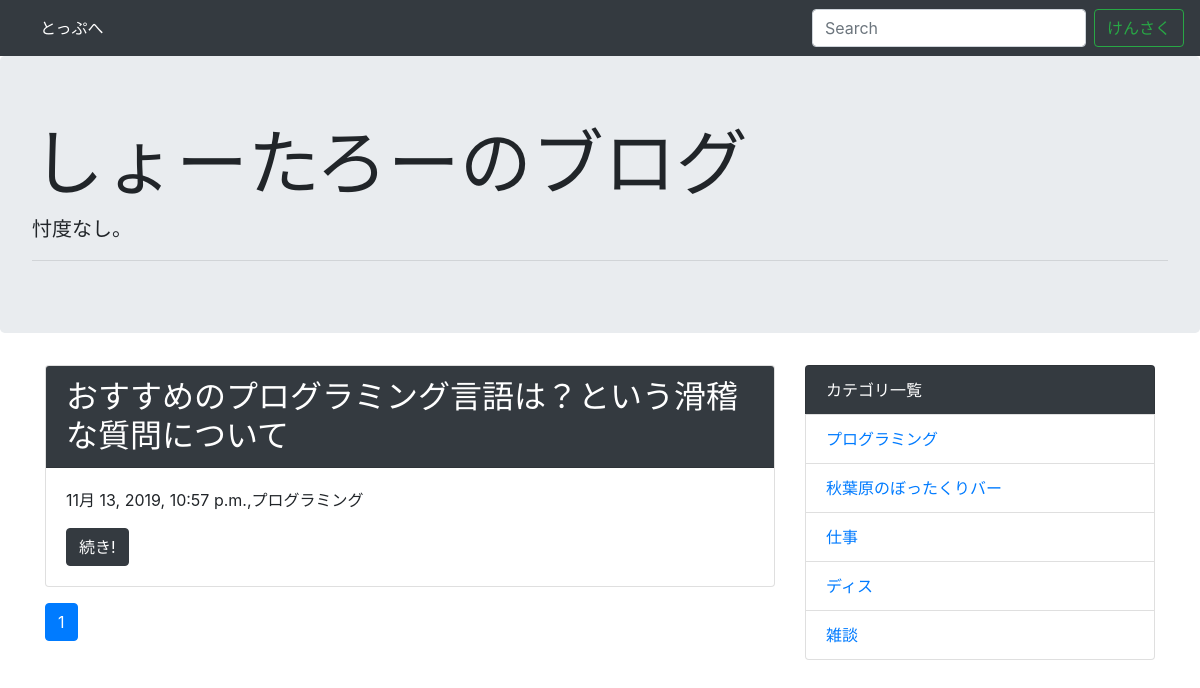
Page /category/1/ on the committed database.
### blog/models.py (models this page shows, shortened)
class Post(models.Model):
    title = models.CharField('タイトル',max_length=255)
    text = models.TextField('本文')
    created_at = models.DateTimeField('作成日',default=timezone.now)
    category = models.ForeignKey(Category, verbose_name='カテゴリ',on_delete=models.PROTECT)

class Category(models.Model):
    name = models.CharField('カテゴリ名',max_length=255)
    created_at = models.DateTimeField('作成日',default=timezone.now)
    def __str__(self):
        return self.name

### blog/views.py (the view)
# urls.py: path('category/<int:pk>/',views.CategoryView.as_view(), name='category'),
class CategoryView(generic.ListView):
    model = Post
    paginate_by = 10
    def get_queryset(self):
        category = get_object_or_404(Category, pk = self.kwargs['pk'])
        queryset =  Post.objects.order_by('-created_at').filter(category=category)
        return queryset

### blog/context_processors.py (called while the page is built)
def common(request):
    context = {
        'category_list': Category.objects.all(),
    }
    return context

### blog/templatetags/mytag.py (called while the page is built)
@register.simple_tag
def url_replace(request, field, value):
    url_dict = request.GET.copy()
    url_dict[field] = value
    return url_dict.urlencode()

### blog/templates/blog/post_list.html
{% extends 'blog/base.html' %}
{% block content %}
{% for post in post_list %}
<div class="card mb-3">
  <h2 class="card-header bg-dark text-white">{{post.title}}</h2>
  <div class="card-body">
    <p>{{post.created_at}},{{post.category}}</p>
    <a href="{% url 'blog:detail' post.pk %}" class="btn btn-dark">続き!</a>
  </div>
</div>
{% endfor %}
{% include "blog/page.html" %}
{% endblock %}

### blog/templates/blog/base.html (shortened to what this page needs)
<!doctype html>
<html lang="ja">
  <head>
    <link rel="stylesheet" href="https://maxcdn.bootstrapcdn.com/bootstrap/4.0.0-beta.2/css/bootstrap.min.css">
  </head>
  <body>
    <nav class="navbar navbar-expand-lg navbar-dark bg-dark">
    <div class="collapse navbar-collapse" id="navbarSupportedContent">
      <ul class="navbar-nav mr-auto">
        <li class="nav-item active">
          <a class="nav-link" href="{% url 'blog:index' %}">とっぷへ</a>
        </li>
      </ul>
      <form class="form-inline my-2 my-lg-0" method="GET" action="{% url 'blog:index' %}">
        <input class="form-control mr-sm-2" type="text" placeholder="Search" aria-label="Search" name="keyword">
        <button class="btn btn-outline-success my-2 my-sm-0" type="submit">けんさく</button>
      </form>
    </div>
  </nav>
  <div class="jumbotron">
    <h1 class="display-3">しょーたろーのブログ</h1>
      <p class="lead">忖度なし。</p>
      <hr class="my-2">
  </div>
    <div class="container">
      <div class="row">
        <div class="col-md-8">
          {% block content %}
          {% endblock %}
        </div>
        <div class="col-md-4">
          <ul class="list-group">
            <li class="list-group-item bg-dark text-white">カテゴリ一覧</li>
            {% for category in category_list %}
              <li class="list-group-item"><a href="{% url 'blog:category' category.pk %}">{{category}}</a></li>
            {% endfor %}
          </ul>
        </div>
      </div>
    </div>
  </body>
</html>

### rows in the picture
Post: title "おすすめのプログラミング言語は？という滑稽な質問について", created_at "11月 13, 2019, 10:57 p.m.", category "プログラミング"
Category: name "プログラミング"
Category: name "秋葉原のぼったくりバー"
Category: name "仕事"
Category: name "ディス"
Category: name "雑談"

### other values in the picture
{{ link_page }} "1"
